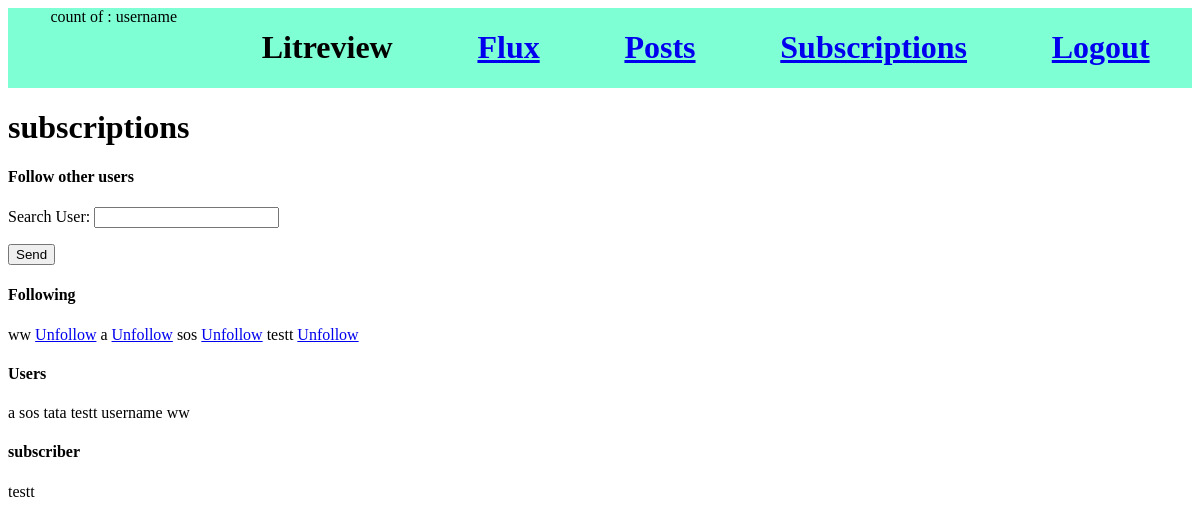
Before: /dashboard/subscriptions (signed in) with the older database file.
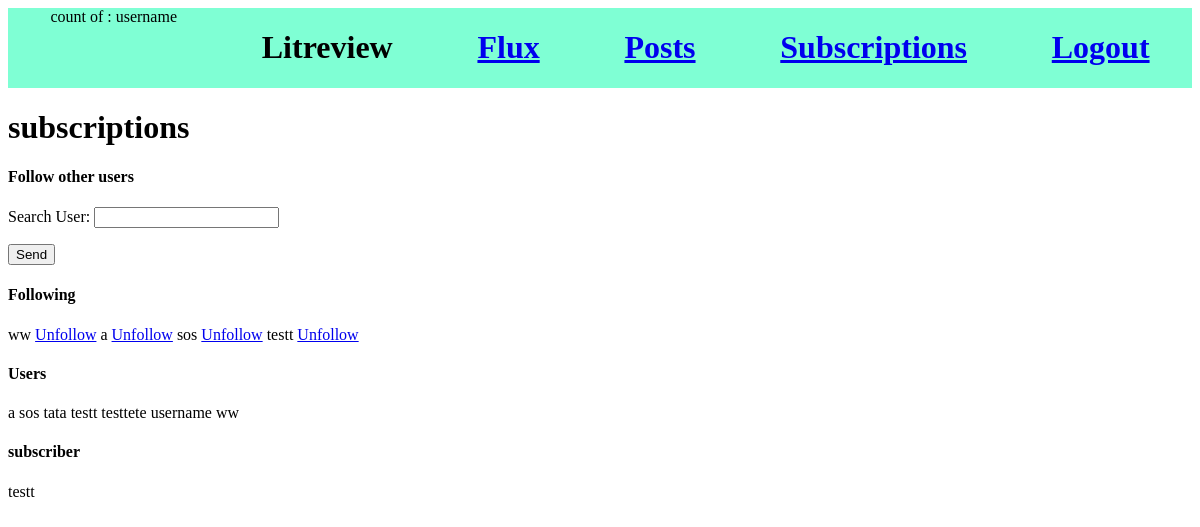
After: the same page with the newer database file.
### reviews/models.py (models this page shows, shortened)
class UserFollows(models.Model):
    user = models.ForeignKey(to=settings.AUTH_USER_MODEL, on_delete=models.CASCADE, related_name="following",)
    followed_user = models.ForeignKey(to=settings.AUTH_USER_MODEL, on_delete=models.CASCADE, related_name="followed_by",)
    class Meta:
        unique_together = (
            "user",
            "followed_user",
        )

### accounts/models.py (models this page shows, shortened)
class CustomUser(AbstractUser):
    pass

### reviews/views.py (the view, shortened to what this page needs)
# urls.py: path("subscriptions", see_users, name="reviews-subscriptions"),
def see_users(request):
    users = CustomUser.objects.all().order_by("username")
    users_names = [user.username for user in users]
    relations = UserFollows.objects.filter(user=request.user)
    relations_users = [relation.followed_user.username for relation in relations]
    r = UserFollows.objects.filter(followed_user=request.user)
    r_users = [relation.user.username for relation in r]
    form = SearchUserForm()
    context = {"users": users, "form": form, "relations": relations, "r_users": r,}
    return render(request, "reviews/subscriptions.html", context)

### reviews/forms.py
class SearchUserForm(forms.Form):
    user_name = forms.CharField(label="Search User", max_length=100)

### reviews/templates/reviews/subscriptions.html (shortened to what this page needs)
{% extends 'base.html' %}
{% block content %}
<h1>subscriptions</h1>
<h4>Follow other users</h4>
<form method="POST">
{{ form.as_p }}
<input type="submit" value="Send" />
</form>
<h4>Following</h4>
{% for relation in relations %}
{{ relation.followed_user.username }}
<a  href="{% url 'unfollow_user' relation.followed_user.id %}" type="submit">Unfollow</a>
{% endfor %}
<h4>Users</h4>
{% for user in users %}
{{ user.username }}
{% endfor %}
<h4>subscriber</h4>
{% for u in r_users %}
{{ u.user.username }}
{% endfor %}
{% endblock %}

### templates/base.html (shortened to what this page needs)
{% load static %}
<!DOCTYPE html>
<html lang="en">
<head>
    <link rel="stylesheet" type="text/css" href="{% static 'css/style1.css' %}">
</head>
<body>
    <div class="navigation_bar">
        {% if user.is_authenticated %}
        count of : {{user.username}}
        {% endif %}
        <h1>Litreview</h1>
        <a href="{% url 'reviews-main' %}"><h1>Flux</h1></a>
        <a href="{% url 'reviews-posts' %}"><h1>Posts</h1></a>
        <a href="{% url 'reviews-subscriptions' %}"><h1>Subscriptions</h1></a>
        <a href="{% url 'reviews-logout' %}"><h1>Logout</h1></a>
    </div>
{% block content %}{% endblock %}
</body>
</html>

Changed rows visible on the page:
added CustomUser: username "testtete"
